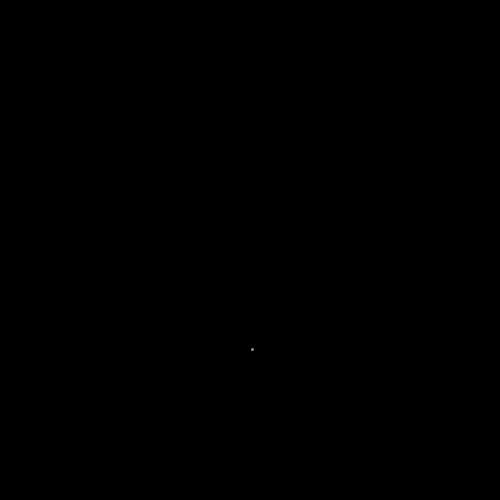
Frame 1 (no input)
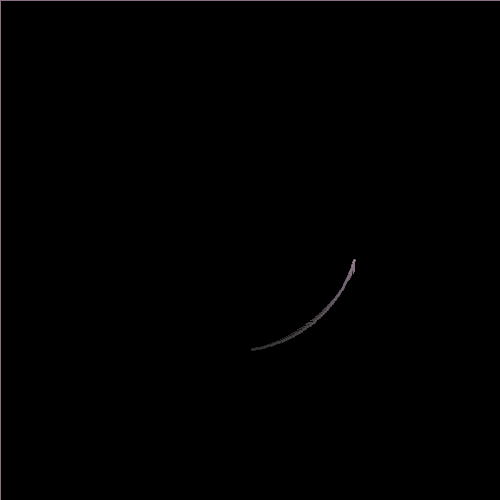
Frame 60 (the mouse pressed at the canvas centre just before this capture)
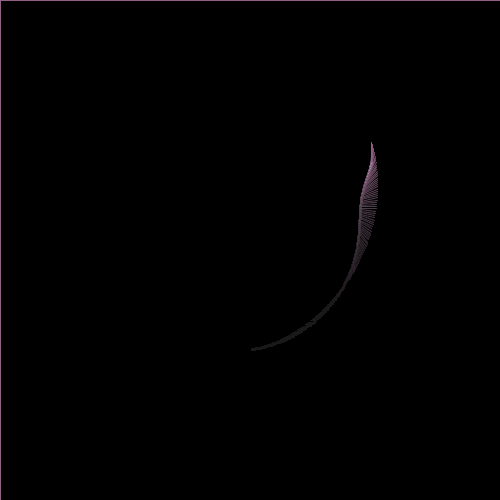
Frame 120 (the mouse held since frame 60 and released just before this capture)

The Processing sketch that drew these frames (run headless with seeded random() and noise(); from frame 60 on, the mouse is pressed at the canvas centre):

// Processing sketch: processing_152392
// ── processing_152392.pde

/*
 * Creative Coding
 * Week 3, 04 - spinning top: curved motion with sin() and cos()
 * by Indae Hwang and Jon McCormack
 * Copyright (c) 2014 Monash University
 *
 * This sketch is the first cut at translating the motion of a spinning top
 * to trace a drawing path. This sketch traces a path using sin() and cos()
 *
 */

float x, y;      // current drawing position
float dx, dy;    // change in position at each frame
float rad;       // radius for the moving hand

void setup() {
  size(500, 500);

  // initial position in the centre of the screen
  x = width/2;
  y = height/2;

  // dx and dy are the small change in position each frame
  dx = random(-1, 1);
  dy = random(-1, 1);
  background(0);
}


void draw() {
  // blend the old frames into the background
  blendMode(BLEND);
  fill(0, 5);
  rect(0, 0, width, height);
  rad = radians(frameCount);

  // calculate new position
  x += dx;
  y += dy;

  float max = 1;
  float min = 0.5;

  //When the shape hits the edge of the window, it reverses its direction and changes velocity
  if (x > width-100 || x < 100) {
    dx = dx > 0 ? -random(min, max) : random(min, max);
  }

  if (y > height-100 || y < 100) {
    dy = dy > 0 ? -random(min, max) : random(min, max);
  }

  float bx = x + 100 * sin(rad);
  float by = y + 100 * cos(rad);

  fill(180);

  float radius = 100 * sin(rad*0.1);
  float handX = bx + radius * sin(rad*3);
  float handY = by + radius * cos(rad*3);
  
  float cRed = map(x,0,width,0,255);
  float cGreen = map(y,0,height,0,255);
  float cBlue = map(x+y,0,width+height,255,0);
  
  stroke(color(cRed,cGreen,cBlue));
  line(bx, by, handX, handY);
  ellipse(handX, handY, 2, 2);
}
